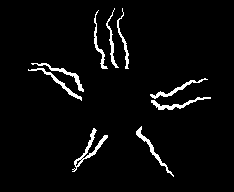
#> input picture tests/Example.tif, 234 x 192 px, found by its file name
$ jupyter execute --allow-errors Clustering_Test.ipynb   (shell and % lines are left out)   (older library calls are emulated)
#> lines starting #> are read from the running program, lines starting #| are printed output that depends on the picture; after the words box and inside, x2 and y2 are one past the last pixel; in counts of white or black regions, pixels touching at a corner belong together
[cell 1]
%pylab inline

# Organizing Data

[cell 2]
import skimage as ski
import skimage.io
import pylab as pl
import numpy as np

testImage = ski.io.imread('./tests/Example.tif')
#> testImage: shape (192, 234); 3.9% white; 9 white regions, largest, box (x1, y1, x2, y2) and area: (72, 128, 108, 172) 279, (151, 97, 211, 110) 210, (136, 126, 174, 177) 209
pl.figure()
ski.io.imshow(testImage)
testImage = (testImage > 0)
center = np.array([116, 101])

[xdata, ydata] = np.where(testImage)
#> xdata = 1740 values from 8 to 176; ydata = 1740 values, max 210 at index 1042, min 28 at index 518, mean 116

data = np.column_stack((xdata, ydata))
#> data = 1740 pairs, first value 8 to 176, second value 28 to 210

# Db clustering

[cell 3]
import sklearn
import sklearn.cluster
import scipy as sp

db = sklearn.cluster.DBSCAN(eps=1.5, min_samples=6).fit(data)
labels = db.labels_
#> labels = 1740 values, max 13 at index 1706, min -1 at index 0, mean 6.7
# Make into a label image
labelImage = np.zeros(testImage.shape, dtype=np.int)

# We want labels to go from 1 upwards
labelImage[xdata, ydata] = labels + 2
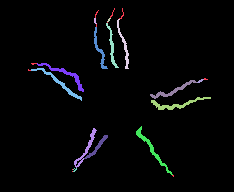
#> labelImage: shape (192, 234) int64; 16 distinct labels, from 0 to 15; one colour per label, 0 black
imshow(labelImage)

# Hierarchical Ward Clustering

[cell 4]
# Get connectivity data
connectivity = sklearn.neighbors.kneighbors_graph(data, n_neighbors=8)
#> (the rest of this cell did not finish here and is left out)

#Affinity Clustering

[cell 5]
af = sklearn.cluster.AffinityPropagation().fit(data)
labels = af.labels_
#> labels = 1740 values, max 478 at index 1705, min 0 at index 0, mean 162
# Make into a label image
labelImage = np.zeros(testImage.shape, dtype=np.int)

# We want labels to go from 1 upwards
labelImage[xdata, ydata] = labels + 2
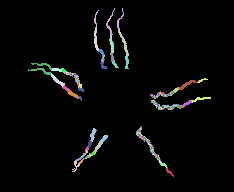
#> labelImage: shape (192, 234) int64; 480 distinct labels, from 0 to 480; one colour per label, 0 black
imshow(labelImage)
